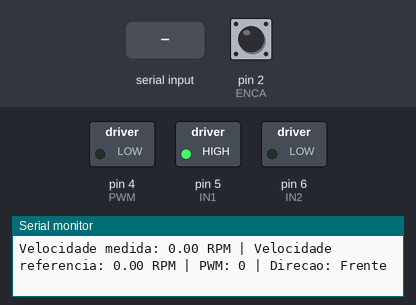
Simulated run of this sketch. Board: Arduino Uno, built with avr-gcc and run on an emulated ATmega328P. Parts: switched loads named in the sketch (green lamp = pin HIGH), the last lines printed to the serial monitor. The inputs (shaded band) are chosen by the test bench; at power-on: pin 2 (ENCA) HIGH.

Above: at 1.2 s.
1.3 s: "200\n" received over Serial
At 1.7 s:
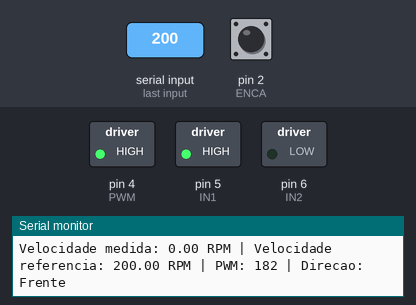
2.8 s: "90,45\n" received over Serial
At 3.3 s:
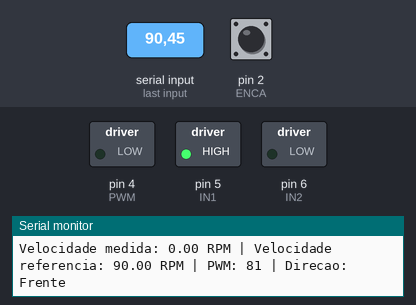
Timing chart, 0 to 5.8 s (numbered marks = the images above; inputs shaded):
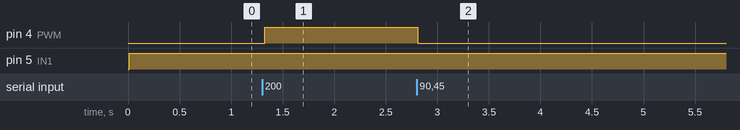

The sketch:

Motor_DC_leitura.ino
```cpp
// Pins
#define ENCA 2
#define ENCB 3
#define PWM 4
#define IN1 5
#define IN2 6

// Globals
long prevT = 0;
int posPrev = 0;
volatile int pos_i = 0;
volatile float velocity_i = 0;
volatile long prevT_i = 0;
int vref = 0; // Velocidade de referência (em RPM)
int pwmValue = 0; // Valor PWM (0-255)
int dir = 1; // Direção (1 para frente, -1 para trás)

void setup() {
  Serial.begin(115200);

  pinMode(ENCA, INPUT);
  pinMode(ENCB, INPUT);
  pinMode(PWM, OUTPUT);
  pinMode(IN1, OUTPUT);
  pinMode(IN2, OUTPUT);

  attachInterrupt(digitalPinToInterrupt(ENCA), readEncoder, RISING);

  Serial.println("Digite a velocidade de referencia (RPM) no Serial Monitor:");
  Serial.println("Valores positivos para uma direcao, negativos para a direcao oposta");
}

void loop() {
  // Verificar se há dados disponíveis no Serial
  if (Serial.available() > 0) {
    String input = Serial.readStringUntil('\n');
    vref = input.toInt();

    // Determinar direção e converter para PWM absoluto
    if (vref > 0) {
      dir = 1;
      pwmValue = map(abs(vref), 0, 280, 0, 255);
    } else if (vref < 0) {
      dir = -1;
      pwmValue = map(abs(vref), 0, 280, 0, 255);
    } else {
      dir = 0;
      pwmValue = 0;
    }

    // Limitar o PWM entre 0 e 255
    pwmValue = constrain(pwmValue, 0, 255);

    Serial.print("Velocidade de referencia definida para: ");
    Serial.print(vref);
    Serial.print(" RPM | PWM: ");
    Serial.print(pwmValue);
    Serial.print(" | Direcao: ");
    Serial.println(dir == 1 ? "Frente" : (dir == -1 ? "Tras" : "Parado"));
  }

  int pos = 0;
  float velocity2 = 0;

  // Obter posição e velocidade
  getEncoderData(pos, velocity2);

  // Calcular velocidade
  float deltaT = 0;
  float v1 = computeVelocity(pos, deltaT);

  // Saída para depuração
  debugOutput(v1, vref);

  // Controlar o motor com os valores recebidos
  setMotor(dir, pwmValue, PWM, IN1, IN2);

  delay(50);
}

// Função para obter posição e velocidade do encoder
void getEncoderData(int &pos, float &velocity2) {
  noInterrupts(); // Desativar interrupções ao ler dados
  pos = pos_i;
  velocity2 = velocity_i;
  interrupts(); // Reativar interrupções
}

// Função para calcular velocidade com base na posição
float computeVelocity(int pos, float &deltaT) {
  long currT = micros();
  deltaT = ((float)(currT - prevT)) / 1.0e6;
  float velocity = (pos - posPrev) / deltaT;
  posPrev = pos;
  prevT = currT;
  return velocity / 600.0 * 60.0; // Converter para RPM
}

// Função para saída de depuração
void debugOutput(float v1, float Vref) {
  Serial.print("Velocidade medida: ");
  Serial.print(v1);
  Serial.print(" RPM | Velocidade referencia: ");
  Serial.print(Vref);
  Serial.print(" RPM | PWM: ");
  Serial.print(pwmValue);
  Serial.print(" | Direcao: ");
  Serial.println(dir == 1 ? "Frente" : (dir == -1 ? "Tras" : "Parado"));
}

void setMotor(int dir, int pwmVal, int pwm, int in1, int in2) {
  analogWrite(pwm, pwmVal); // Velocidade do motor
  if (dir == 1) {
    digitalWrite(in1, HIGH);
    digitalWrite(in2, LOW);
  } else if (dir == -1) {
    digitalWrite(in1, LOW);
    digitalWrite(in2, HIGH);
  } else {
    digitalWrite(in1, LOW);
    digitalWrite(in2, LOW);
  }
}

void readEncoder() {
  int b = digitalRead(ENCB);
  int increment = (b > 0) ? 1 : -1;
  pos_i += increment;

  long currT = micros();
  float deltaT = ((float)(currT - prevT_i)) / 1.0e6;
  velocity_i = increment / deltaT;
  prevT_i = currT;
}
```

Measured:
- after the input at 1.3 s, pin 4 (PWM): LOW → HIGH at once
- after the input at 2.8 s, pin 4 (PWM): HIGH → LOW at once
